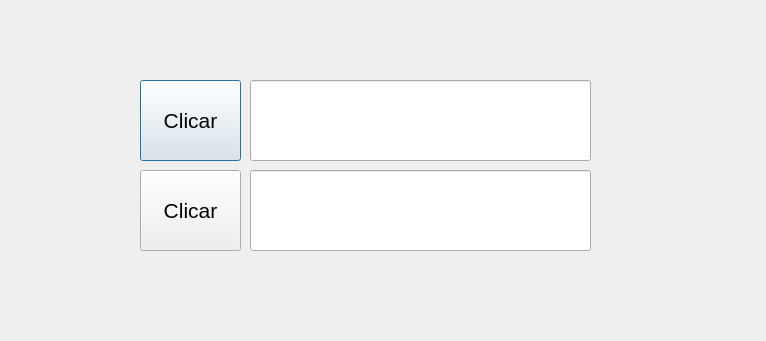
<?xml version="1.0" encoding="UTF-8"?>
<ui version="4.0">
 <class>Dialog</class>
 <widget class="QDialog" name="Dialog">
  <property name="geometry">
   <rect>
    <x>0</x>
    <y>0</y>
    <width>766</width>
    <height>341</height>
   </rect>
  </property>
  <property name="windowTitle">
   <string>Dialog</string>
  </property>
  <property name="styleSheet">
   <string notr="true">QPushButton{
font-size:16pt;

}
QLineEdit{
font-size:16pt;
color:black;
}</string>
  </property>
  <widget class="QPushButton" name="btn">
   <property name="geometry">
    <rect>
     <x>140</x>
     <y>80</y>
     <width>101</width>
     <height>81</height>
    </rect>
   </property>
   <property name="text">
    <string>Clicar</string>
   </property>
  </widget>
  <widget class="QLineEdit" name="txt1">
   <property name="geometry">
    <rect>
     <x>250</x>
     <y>80</y>
     <width>341</width>
     <height>81</height>
    </rect>
   </property>
  </widget>
  <widget class="QLineEdit" name="txt2">
   <property name="geometry">
    <rect>
     <x>250</x>
     <y>170</y>
     <width>341</width>
     <height>81</height>
    </rect>
   </property>
  </widget>
  <widget class="QPushButton" name="btn2">
   <property name="geometry">
    <rect>
     <x>140</x>
     <y>170</y>
     <width>101</width>
     <height>81</height>
    </rect>
   </property>
   <property name="text">
    <string>Clicar</string>
   </property>
  </widget>
 </widget>
 <resources/>
 <connections/>
</ui>
